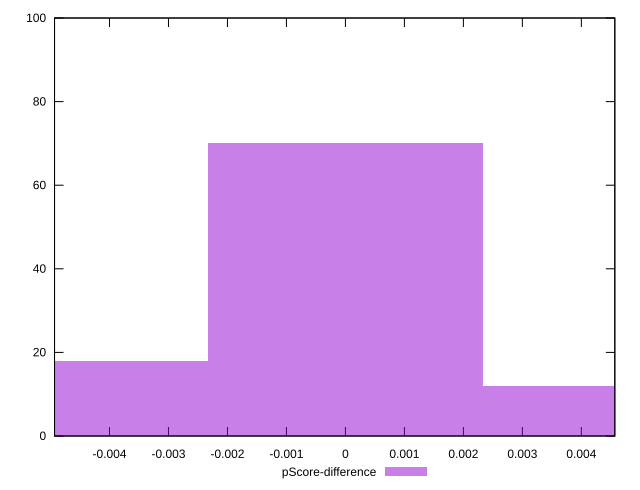

gnuplot code for this plot:
reset

$pScoreDifference <<EOF
-0.004659832628319489 18
0.004659832628319489 12
0 70
EOF

set key outside below
set boxwidth 0.004659832628319489
set xrange [-0.004931918959448667:0.004567725998656513]
set yrange [0:100]
set trange [0:100]
set style fill transparent solid 0.5 noborder
set terminal svg size 640, 490 enhanced background rgb 'white'
set output "report_00017_2021-02-10T15-08-03.406Z/first-contentful-paint/samples/pages+cached+noadtech/pScore-difference/histogram.svg"

plot $pScoreDifference title "pScore-difference" with boxes

reset
